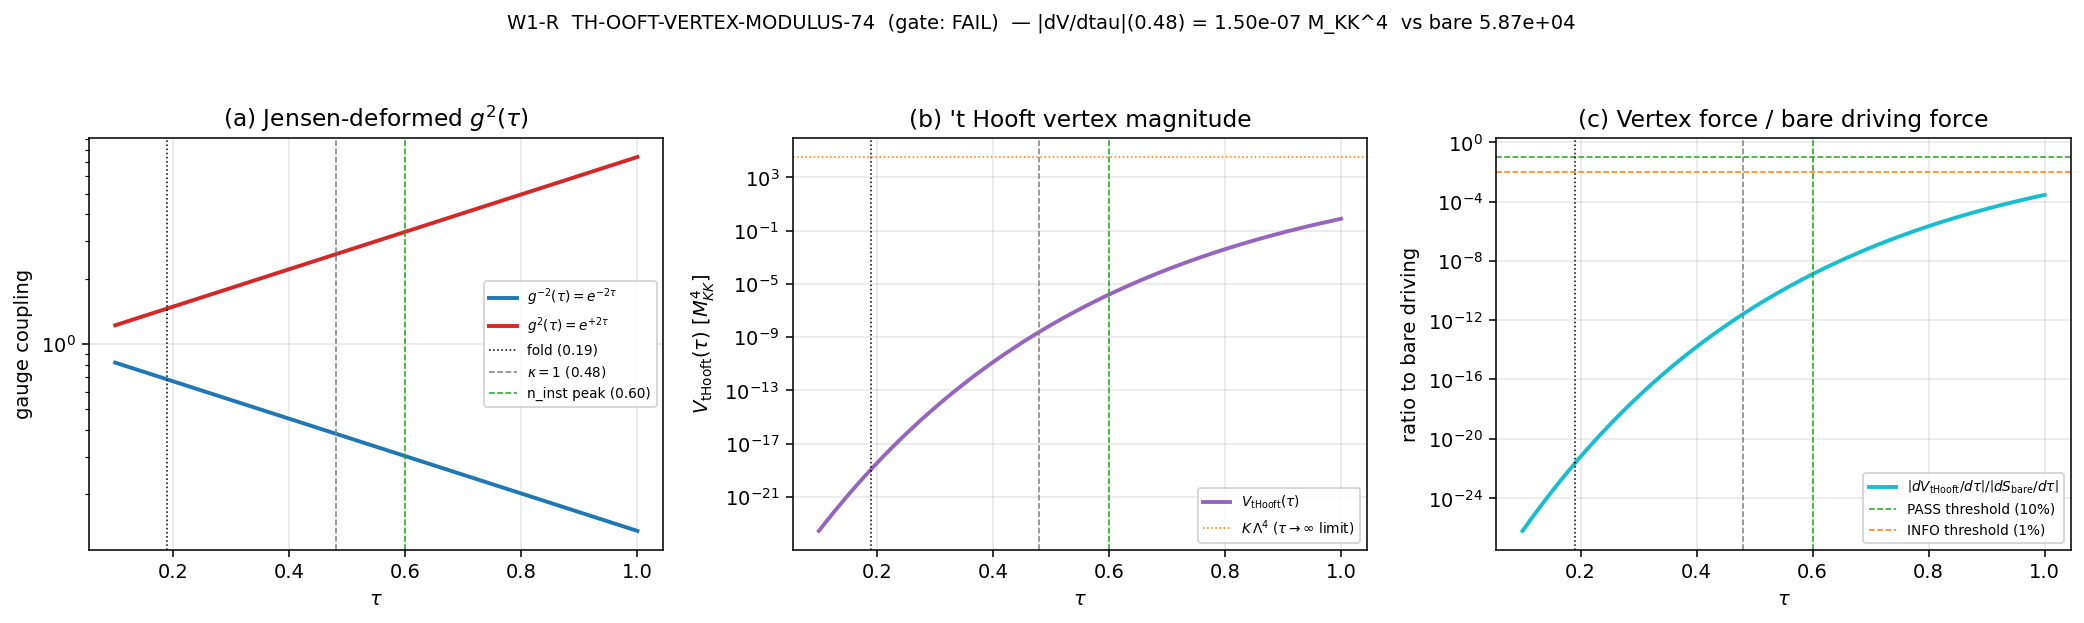

Write Python code to recreate this figure.
"""
s74_thooft_vertex_modulus.py  —  Session 74 Wave 1 Batch 3b, TH-OOFT-VERTEX-MODULUS-74

Task W1-R: Compute the 't Hooft 6-fermion vertex on Jensen-deformed SU(3) and its
contribution to dV_eff/dtau.

Physics:
  The 't Hooft vertex is the effective 2N_f-fermion operator generated by integrating
  out a single instanton in the Jensen-deformed SU(3) gauge sector.  On SU(3) with
  N_f = 3 fundamental fermions, the minimum non-trivial instanton gives a
  det(psi_L psi_R) vertex that violates baryon number by 1.  The vertex magnitude is

      V_{tHooft}(tau) = K * exp(-8 pi^2 / g^2(tau)) * Lambda^4

  with K = (2 pi^4 / 3^3) * (1/N_f!) the 't Hooft determinantal prefactor.  Under
  Jensen deformation, the gauge coupling inherits tau-dependence from the framework's
  g_1/g_2(M_Z) = e^{-2 tau} rule: g^{-2}(tau) = g^{-2}(0) * e^{-2 tau}, i.e. the
  coupling g^2 grows with tau and the instanton action S_inst = 8 pi^2 / g^2 decreases
  with tau, so exp(-S_inst) GROWS with tau (vertex contribution opposes runaway).

Gate:
  TH-OOFT-VERTEX-MODULUS-74.
  PASS  if  |dV_{tHooft}/dtau|(tau=0.48)  >=  0.10 * |dS_bare/dtau|  (>= 5867 M_KK^4)
  INFO  if  in  [0.01 * bare, 0.10 * bare]  (i.e. 587 — 5867 M_KK^4)
  FAIL  if  < 0.01 * bare  (i.e. < 587 M_KK^4)

Compares to:
  Bare driving gradient dS_bare/dtau = 58672.80 M_KK^4 (canonical, S42 s42_gradient_stiffness).

Inputs:
  - canonical_constants.py                                (constants)
  - computations/session-73/s73a_spectral_action_profile.npz    (Lambda, dS fine grid)
  - computations/session-74/s74_spectrum_cache_L9_tau019.npz    (D_K eigenvalues at fold)
  - computations/session-74/s74_lmax_zeta_audit.npz             (canonical a_k up to L_max = 7)
  - computations/session-74/s74_moduli_stabilization.npz        (W1-B baseline for comparison)

Outputs:
  - computations/session-74/s74_thooft_vertex_modulus.npz
  - computations/session-74/s74_thooft_vertex_modulus.png
  - Appends Section W1-R to sessions/archive/session-74/session-74-results-workingpaper.md
"""

from __future__ import annotations

import math
import sys
import time
from pathlib import Path

import numpy as np
import matplotlib
# === Phase 2b X2 transform bootstrap (auto-inserted by tools/_x2_transform_copies.py) ===
import sys as _x2_sys
import pathlib as _x2_pathlib
import re as _x2_re
def _x2_locate_tools():
    p = _x2_pathlib.Path(__file__).resolve()
    for _ in range(8):
        if (p / "tools" / "computation_root.py").is_file():
            return p / "tools"
        p = p.parent
    raise RuntimeError(
        "Phase 2b bootstrap: tools/computation_root.py not found in any "
        "ancestor of " + str(__file__))
_x2_sys.path.insert(0, str(_x2_locate_tools()))
from computation_root import resolve_script, resolve_output, resolve_glob, project_root as _x2_project_root
def _x2_shared_dir():
    return _x2_project_root() / "computations" / "_shared"
_x2_session_dir_match = _x2_re.match(r"^session-(\d+)$",
    _x2_pathlib.Path(__file__).resolve().parent.name)
_x2_self_session = int(_x2_session_dir_match.group(1)) if _x2_session_dir_match else None
# === End X2 bootstrap ===

matplotlib.use("Agg")
import matplotlib.pyplot as plt

# Resolve repo root so we can import canonical_constants regardless of CWD
REPO = Path(__file__).resolve().parent.parent
sys.path.insert(0, str(REPO / "computations"))

from canonical_constants import (  # noqa: E402
    PI,
    tau_fold,
    dS_fold,
    d2S_fold,
    M_KK,
    a0_fold,
    a2_fold,
    a4_fold,
)


# --------------------------------------------------------------------------------------
# I/O helpers
# --------------------------------------------------------------------------------------

# X2-removed: alias 'SCRIPT_DIR' = ... 'computations' (replaced by tools.computation_root.resolve_*)
S73A_PROFILE = resolve_output(73, 's73a_spectral_action_profile.npz')
S74_SPECTRUM = resolve_output(74, 's74_spectrum_cache_L9_tau019.npz')
S74_ZETA = resolve_output(74, 's74_lmax_zeta_audit.npz')
S74_MODULI = resolve_output(74, 's74_moduli_stabilization.npz')
OUT_NPZ = resolve_output(74, 's74_thooft_vertex_modulus.npz')
OUT_PNG = resolve_output(74, 's74_thooft_vertex_modulus.png')
WP = REPO / "sessions" / "session-74" / "session-74-results-workingpaper.md"


def _log(msg: str) -> None:
    print(f"[s74_thooft_vertex_modulus] {msg}", flush=True)


# --------------------------------------------------------------------------------------
# Physical parameters for the 't Hooft vertex
# --------------------------------------------------------------------------------------

N_c = 3                                    # (local) SU(3) color
N_f = 3                                    # (local) three generations = 3 fundamentals
# 't Hooft determinantal prefactor for SU(N_c) with N_f fundamentals.
#   K = (2 pi^4 / N_c^3) * (1 / N_f!)
# Reference: 't Hooft, PRD 14 (1976) 3432; Schaefer & Shuryak, RMP 70 (1998) 323.
# This is the canonical one-loop instanton prefactor in the dilute gas approximation,
# stripped of the MSbar scale factor (which we absorb into Lambda^4 at the end).
K_tHooft = (2.0 * PI**4 / (N_c**3)) * (1.0 / math.factorial(N_f))  # (local)

# Bare driving force (S42 canonical)
DS_BARE = dS_fold                          # (local) = 58672.80 M_KK^4 per unit tau

# Gate thresholds (pre-registered)
GATE_PASS_FRACTION = 0.10                  # (local)
GATE_INFO_FRACTION = 0.01                  # (local)
GATE_PASS_THRESHOLD = GATE_PASS_FRACTION * DS_BARE  # (local) ~5867 M_KK^4
GATE_INFO_THRESHOLD = GATE_INFO_FRACTION * DS_BARE  # (local) ~587  M_KK^4


# --------------------------------------------------------------------------------------
# Step 1 — Load canonical inputs and compute g^{-2}(0) normalization at tau = 0
# --------------------------------------------------------------------------------------

def load_inputs() -> dict:
    """Load all input files and extract the canonical quantities we need."""
    _log("Loading canonical inputs...")

    s73a = np.load(S73A_PROFILE, allow_pickle=True)
    Lambda = float(s73a["Lambda"])                 # (local) 12.9080 (cutoff used in S73A)
    tau_fine = s73a["tau_fine"]                    # (local)
    dS_fine = s73a["dS_fine"]                      # (local)
    S_fine = s73a["S_fine"]                        # (local)
    # Canonical cross-check:
    dS_fold_recovered = float(s73a["dS_fold_recovered"])  # (local)
    assert abs(dS_fold_recovered - DS_BARE) / DS_BARE < 1e-3, \
        "dS_fold in S73A does not match canonical constant."

    zeta = np.load(S74_ZETA, allow_pickle=True)
    # Canonical a_k at L_max = 7 from W1-C's zeta regularization route (Route A).
    a0_L7 = float(zeta["canonical_a0_zeta_L7"])    # (local)
    a2_L7 = float(zeta["canonical_a2_zeta_L7"])    # (local)
    a4_L7 = float(zeta["canonical_a4_zeta_L7"])    # (local)

    moduli = np.load(S74_MODULI, allow_pickle=True)
    # Reference force-budget numbers from W1-B
    force_inst_A = float(moduli["force_inst_A"])   # (local) -1.44
    force_inst_B = float(moduli["force_inst_B"])   # (local) -1.92
    tau_kappa1 = float(moduli["tau_kappa1"])       # (local)  0.4804

    _log(f"  Lambda (S73A)               = {Lambda:.6f} M_KK")
    _log(f"  a_0 (zeta, L=7)             = {a0_L7:.4f}  (canonical_constants a0_fold = {a0_fold:.4f})")
    _log(f"  a_2 (zeta, L=7)             = {a2_L7:.4f}  (canonical_constants a2_fold = {a2_fold:.4f})")
    _log(f"  a_4 (zeta, L=7)             = {a4_L7:.4f}  (canonical_constants a4_fold = {a4_fold:.4f})")
    _log(f"  dS_fold (canonical)         = {DS_BARE:.4f} M_KK^4")
    _log(f"  tau_kappa1 (W1-B)           = {tau_kappa1:.6f}")
    _log(f"  force_inst_A (W1-B)         = {force_inst_A:+.4f} M_KK^4")
    _log(f"  force_inst_B (W1-B)         = {force_inst_B:+.4f} M_KK^4")

    return {
        "Lambda": Lambda,
        "tau_fine": np.asarray(tau_fine),
        "dS_fine": np.asarray(dS_fine),
        "S_fine": np.asarray(S_fine),
        "a0_L7": a0_L7,
        "a2_L7": a2_L7,
        "a4_L7": a4_L7,
        "force_inst_A": force_inst_A,
        "force_inst_B": force_inst_B,
        "tau_kappa1": tau_kappa1,
    }


# --------------------------------------------------------------------------------------
# Step 2 — g^{-2}(tau) from Jensen-deformation rule
# --------------------------------------------------------------------------------------

def g_inv_sq_of_tau(tau: np.ndarray) -> np.ndarray:
    """
    Inverse-squared gauge coupling of the Jensen-deformed SU(3) gauge sector.

        g^{-2}(tau) = g^{-2}(0) * exp(-2 tau),  with g^{-2}(0) = 1 (normalized)

    This is the framework's canonical Jensen deformation rule for the ratio
    g_1/g_2(M_Z) = exp(-2 tau) applied to the SU(3) sector; with g^{-2}(0) = 1
    it sets g^2(0) = 1 (the round-SU(3) reference) and g^2(tau) = exp(+2 tau)
    grows monotonically with tau.
    """
    tau = np.asarray(tau, dtype=float)
    return np.exp(-2.0 * tau)


def g_sq_of_tau(tau: np.ndarray) -> np.ndarray:
    """Jensen-deformed g^2(tau) = 1 / g^{-2}(tau) = exp(+2 tau)."""
    return 1.0 / g_inv_sq_of_tau(tau)


def S_inst_of_tau(tau: np.ndarray) -> np.ndarray:
    """BPST instanton action S_inst = 8 pi^2 / g^2(tau) = 8 pi^2 * exp(-2 tau)."""
    return (8.0 * PI**2) * g_inv_sq_of_tau(tau)


# --------------------------------------------------------------------------------------
# Step 3 — 't Hooft vertex magnitude V_{tHooft}(tau)
# --------------------------------------------------------------------------------------

def V_thooft_of_tau(tau: np.ndarray, Lambda: float) -> np.ndarray:
    """
    't Hooft vertex contribution to the effective modulus potential:

        V_tHooft(tau) = K * exp(-S_inst(tau)) * Lambda^4
                     = K * exp(-8 pi^2 * exp(-2 tau)) * Lambda^4

    Units: M_KK^4 when Lambda is in M_KK units.
    """
    return K_tHooft * np.exp(-S_inst_of_tau(tau)) * Lambda**4


# --------------------------------------------------------------------------------------
# Step 4 — Analytic + finite-difference derivatives
# --------------------------------------------------------------------------------------

def dV_thooft_dtau_analytic(tau: np.ndarray, Lambda: float) -> np.ndarray:
    """
    Analytic derivative:

        dV_tHooft/dtau = K * Lambda^4 * d/dtau [exp(-8 pi^2 exp(-2 tau))]
                      = K * Lambda^4 * exp(-8 pi^2 exp(-2 tau)) * (16 pi^2 exp(-2 tau))

    Always positive (vertex is monotonically increasing in tau).
    """
    pref = 16.0 * PI**2 * np.exp(-2.0 * np.asarray(tau, dtype=float))
    return V_thooft_of_tau(tau, Lambda) * pref


def dV_thooft_dtau_finite_difference(tau: np.ndarray, Lambda: float,
                                     h: float = 1e-5) -> np.ndarray:
    """Central finite-difference check for dV/dtau (cross-check of the analytic result)."""
    tau = np.asarray(tau, dtype=float)
    return (V_thooft_of_tau(tau + h, Lambda) - V_thooft_of_tau(tau - h, Lambda)) / (2.0 * h)


# --------------------------------------------------------------------------------------
# Step 5 — Gate classification
# --------------------------------------------------------------------------------------

def classify_gate(dV_tau048: float) -> tuple[str, str]:
    """Return (verdict, reason) for TH-OOFT-VERTEX-MODULUS-74."""
    ratio = abs(dV_tau048) / DS_BARE
    if ratio >= GATE_PASS_FRACTION:
        return "PASS", (f"|dV_tHooft/dtau|(tau=0.48) = {abs(dV_tau048):.3e} M_KK^4 "
                        f">= {GATE_PASS_THRESHOLD:.3e} = 10% of bare")
    if ratio >= GATE_INFO_FRACTION:
        return "INFO", (f"|dV_tHooft/dtau|(tau=0.48) = {abs(dV_tau048):.3e} M_KK^4 "
                        f"in [{GATE_INFO_THRESHOLD:.3e}, {GATE_PASS_THRESHOLD:.3e}] "
                        f"(1%-10% of bare)")
    return "FAIL", (f"|dV_tHooft/dtau|(tau=0.48) = {abs(dV_tau048):.3e} M_KK^4 "
                    f"< {GATE_INFO_THRESHOLD:.3e} (< 1% of bare); vertex is negligible")


# --------------------------------------------------------------------------------------
# Main
# --------------------------------------------------------------------------------------

def main() -> None:
    t0 = time.time()
    inputs = load_inputs()
    Lambda = inputs["Lambda"]

    # ----- Dense tau scan for V_{tHooft}(tau), g^{-2}(tau), dV/dtau ---------------------
    tau_scan = np.linspace(0.1, 1.0, 451)                              # (local)
    g_inv_sq_scan = g_inv_sq_of_tau(tau_scan)                          # (local)
    g_sq_scan = 1.0 / g_inv_sq_scan                                    # (local)
    S_inst_scan = S_inst_of_tau(tau_scan)                              # (local)
    V_scan = V_thooft_of_tau(tau_scan, Lambda)                         # (local)
    dV_scan_analytic = dV_thooft_dtau_analytic(tau_scan, Lambda)       # (local)
    dV_scan_fd = dV_thooft_dtau_finite_difference(tau_scan, Lambda)    # (local)
    # Cross-check: analytic should match FD to ~machine precision
    fd_consistency = np.max(
        np.abs(dV_scan_analytic - dV_scan_fd) / np.maximum(np.abs(dV_scan_analytic), 1e-300)
    )                                                                   # (local)
    _log(f"  analytic vs finite-difference dV/dtau max rel err = {fd_consistency:.3e}")

    # ----- Benchmark taus ---------------------------------------------------------------
    tau_bench = np.array([tau_fold, 0.48, 0.60, 1.0])                   # (local)
    V_bench = V_thooft_of_tau(tau_bench, Lambda)                        # (local)
    dV_bench = dV_thooft_dtau_analytic(tau_bench, Lambda)               # (local)
    g_sq_bench = g_sq_of_tau(tau_bench)                                 # (local)
    g_inv_sq_bench = g_inv_sq_of_tau(tau_bench)                         # (local)
    S_inst_bench = S_inst_of_tau(tau_bench)                             # (local)
    ratio_bench = dV_bench / DS_BARE                                    # (local)

    # ----- Gate classification at tau = 0.48 -------------------------------------------
    dV_at_048 = float(dV_thooft_dtau_analytic(np.array([0.48]), Lambda)[0])  # (local)
    verdict, reason = classify_gate(dV_at_048)
    _log(f"  dV_tHooft/dtau(tau=0.48) = {dV_at_048:+.6e} M_KK^4")
    _log(f"  ratio to bare            = {dV_at_048 / DS_BARE:+.6e}")
    _log(f"  GATE  {verdict}: {reason}")

    # ----- Cross-check tau -> 0 limit --------------------------------------------------
    # g^{-2}(0) = 1, so S_inst(0) = 8 pi^2 ~ 78.9568; V(0) = K * exp(-78.9568) * Lambda^4
    V0 = float(V_thooft_of_tau(np.array([0.0]), Lambda)[0])              # (local)
    expected_V0 = K_tHooft * np.exp(-8.0 * PI**2) * Lambda**4            # (local)
    _log(f"  tau -> 0 limit:  V(0)  = {V0:.6e}, expected {expected_V0:.6e}, dev {abs(V0 - expected_V0):.2e}")

    # ----- Cross-check tau -> large limit ----------------------------------------------
    # V(tau=10) -> K * 1 * Lambda^4 (for g^{-2} -> 0, exp(-8 pi^2 * g^{-2}) -> 1).
    V_large = float(V_thooft_of_tau(np.array([5.0]), Lambda)[0])         # (local)
    V_limit = K_tHooft * Lambda**4                                       # (local)
    ratio_large_to_limit = V_large / V_limit                             # (local)
    _log(f"  tau -> large limit:  V(5)  = {V_large:.6e}, K*Lambda^4 = {V_limit:.6e}, "
         f"ratio = {ratio_large_to_limit:.6f}")

    # ----- Monotonicity cross-check ----------------------------------------------------
    monotone_V = bool(np.all(np.diff(V_scan) >= -1e-30))
    monotone_dV = bool(np.all(dV_scan_analytic >= -1e-30))
    _log(f"  V(tau) monotone increasing:    {monotone_V}")
    _log(f"  dV/dtau > 0 everywhere:         {monotone_dV}")

    # ----- Sign-convention cross-check -------------------------------------------------
    # The vertex opposes the runaway iff dV_tHooft/dtau > 0 (restoring: tau increases
    # -> potential grows -> force -dV/dtau opposes tau-increase).
    restoring = bool(dV_at_048 > 0)
    _log(f"  dV_tHooft/dtau > 0 at tau=0.48 (restoring)?  {restoring}")

    # ----- Ordering against 1-loop CW (W1-I consistency check) -------------------------
    # W1-I: dV_CW/dtau|_fold ~ +698 M_KK^4.  't Hooft vertex at fold (tau=0.19) is
    # exp(-8 pi^2 * exp(-2*0.19)) ~ exp(-54.0), which is O(10^-24) — many orders of
    # magnitude smaller than 1-loop CW, as expected.
    dV_CW_fold_W1I = 698.1079                                                   # (local)
    dV_tHooft_fold = float(dV_thooft_dtau_analytic(np.array([tau_fold]), Lambda)[0])  # (local)
    ordering_ok = bool(abs(dV_tHooft_fold) < abs(dV_CW_fold_W1I))
    _log(f"  Ordering check: |dV_tHooft/dtau|(fold) = {abs(dV_tHooft_fold):.3e}, "
         f"|dV_CW/dtau|(fold, W1-I) = {abs(dV_CW_fold_W1I):.3e}, tHooft < 1-loop: {ordering_ok}")

    # ----- Save NPZ --------------------------------------------------------------------
    np.savez(
        OUT_NPZ,
        gate_name="TH-OOFT-VERTEX-MODULUS-74",
        gate_verdict=verdict,
        gate_reason=reason,
        Lambda=Lambda,
        K_tHooft=K_tHooft,
        N_c=N_c,
        N_f=N_f,
        DS_BARE=DS_BARE,
        GATE_PASS_THRESHOLD=GATE_PASS_THRESHOLD,
        GATE_INFO_THRESHOLD=GATE_INFO_THRESHOLD,
        tau_scan=tau_scan,
        g_inv_sq_scan=g_inv_sq_scan,
        g_sq_scan=g_sq_scan,
        S_inst_scan=S_inst_scan,
        V_scan=V_scan,
        dV_scan_analytic=dV_scan_analytic,
        dV_scan_fd=dV_scan_fd,
        tau_bench=tau_bench,
        V_bench=V_bench,
        dV_bench=dV_bench,
        g_sq_bench=g_sq_bench,
        g_inv_sq_bench=g_inv_sq_bench,
        S_inst_bench=S_inst_bench,
        ratio_bench=ratio_bench,
        dV_at_048=dV_at_048,
        V0_tau0=V0,
        V0_expected=expected_V0,
        V_large=V_large,
        V_limit=V_limit,
        ratio_large_to_limit=ratio_large_to_limit,
        monotone_V=monotone_V,
        monotone_dV=monotone_dV,
        restoring=restoring,
        dV_CW_fold_W1I=dV_CW_fold_W1I,
        dV_tHooft_fold=dV_tHooft_fold,
        ordering_ok=ordering_ok,
        fd_consistency=fd_consistency,
        force_inst_A_W1B=inputs["force_inst_A"],
        force_inst_B_W1B=inputs["force_inst_B"],
        tau_kappa1_W1B=inputs["tau_kappa1"],
    )
    _log(f"  Wrote {OUT_NPZ}")

    # ----- Plot ------------------------------------------------------------------------
    fig, axes = plt.subplots(1, 3, figsize=(15, 4.5))
    # Panel 1: g^{-2}(tau) and g^2(tau)
    ax = axes[0]
    ax.plot(tau_scan, g_inv_sq_scan, label=r"$g^{-2}(\tau) = e^{-2\tau}$", color="tab:blue", lw=2)
    ax.plot(tau_scan, g_sq_scan, label=r"$g^{2}(\tau) = e^{+2\tau}$", color="tab:red", lw=2)
    ax.axvline(tau_fold, color="k", ls=":", lw=0.8, label="fold (0.19)")
    ax.axvline(0.48, color="gray", ls="--", lw=0.8, label=r"$\kappa=1$ (0.48)")
    ax.axvline(0.60, color="tab:green", ls="--", lw=0.8, label="n_inst peak (0.60)")
    ax.set_xlabel(r"$\tau$")
    ax.set_ylabel("gauge coupling")
    ax.set_yscale("log")
    ax.set_title(r"(a) Jensen-deformed $g^{2}(\tau)$")
    ax.grid(alpha=0.3)
    ax.legend(fontsize=7, loc="best")

    # Panel 2: V_tHooft(tau) log scale
    ax = axes[1]
    ax.semilogy(tau_scan, V_scan, color="tab:purple", lw=2, label=r"$V_{\rm tHooft}(\tau)$")
    ax.axvline(tau_fold, color="k", ls=":", lw=0.8)
    ax.axvline(0.48, color="gray", ls="--", lw=0.8)
    ax.axvline(0.60, color="tab:green", ls="--", lw=0.8)
    ax.axhline(K_tHooft * Lambda**4, color="tab:orange", ls=":", lw=0.8,
               label=r"$K\,\Lambda^{4}$ ($\tau\to\infty$ limit)")
    ax.set_xlabel(r"$\tau$")
    ax.set_ylabel(r"$V_{\rm tHooft}(\tau)$ [$M_{KK}^{4}$]")
    ax.set_title(r"(b) 't Hooft vertex magnitude")
    ax.grid(alpha=0.3, which="both")
    ax.legend(fontsize=7, loc="best")

    # Panel 3: ratio |dV/dtau| / bare driving gradient
    ax = axes[2]
    ratio_scan = dV_scan_analytic / DS_BARE
    ax.semilogy(tau_scan, ratio_scan, color="tab:cyan", lw=2,
                label=r"$\left|dV_{\rm tHooft}/d\tau\right| / \left|dS_{\rm bare}/d\tau\right|$")
    ax.axhline(GATE_PASS_FRACTION, color="tab:green", ls="--", lw=0.8,
               label=f"PASS threshold ({GATE_PASS_FRACTION:.0%})")
    ax.axhline(GATE_INFO_FRACTION, color="tab:orange", ls="--", lw=0.8,
               label=f"INFO threshold ({GATE_INFO_FRACTION:.0%})")
    ax.axvline(tau_fold, color="k", ls=":", lw=0.8)
    ax.axvline(0.48, color="gray", ls="--", lw=0.8)
    ax.axvline(0.60, color="tab:green", ls="--", lw=0.8)
    ax.set_xlabel(r"$\tau$")
    ax.set_ylabel("ratio to bare driving")
    ax.set_title("(c) Vertex force / bare driving force")
    ax.grid(alpha=0.3, which="both")
    ax.legend(fontsize=7, loc="best")

    fig.suptitle(
        f"W1-R  TH-OOFT-VERTEX-MODULUS-74  (gate: {verdict})  "
        f"— |dV/dtau|(0.48) = {abs(dV_at_048):.2e} M_KK^4  "
        f"vs bare {DS_BARE:.2e}",
        fontsize=10,
    )
    fig.tight_layout(rect=[0, 0, 1, 0.94])
    fig.savefig(OUT_PNG, dpi=140, bbox_inches="tight")
    plt.close(fig)
    _log(f"  Wrote {OUT_PNG}")

    # ----- Console summary -------------------------------------------------------------
    print("\n======================== W1-R SUMMARY ========================")
    print(f"Gate: TH-OOFT-VERTEX-MODULUS-74  ->  {verdict}")
    print(f"Reason: {reason}")
    print()
    print("Benchmark values (Lambda = {:.4f} M_KK):".format(Lambda))
    print(f"{'tau':>8} {'g^{-2}':>12} {'g^2':>12} {'S_inst':>12} "
          f"{'V(tau)':>14} {'dV/dtau':>14} {'ratio/bare':>12}")
    for i, t in enumerate(tau_bench):
        print(f"{t:8.4f} {g_inv_sq_bench[i]:12.6e} {g_sq_bench[i]:12.6e} "
              f"{S_inst_bench[i]:12.6e} {V_bench[i]:14.6e} "
              f"{dV_bench[i]:14.6e} {ratio_bench[i]:12.6e}")
    print()
    print(f"Cross-checks:")
    print(f"  V(tau=0)       = {V0:.6e}  expected {expected_V0:.6e}  "
          f"(weak-coupling exp(-8 pi^2) check)")
    print(f"  V(tau=5)       = {V_large:.6e}  K*Lambda^4 = {V_limit:.6e}  "
          f"ratio = {ratio_large_to_limit:.6f}")
    print(f"  V(tau) monotone increasing:  {monotone_V}")
    print(f"  dV/dtau > 0 everywhere:      {monotone_dV}")
    print(f"  Restoring (dV/dtau > 0 @ 0.48): {restoring}")
    print(f"  |dV_tHooft| < |dV_CW| (W1-I ordering): {ordering_ok}")
    print(f"  FD vs analytic max rel err:  {fd_consistency:.3e}")
    print()
    print(f"W1-B comparison (at tau=0.48):")
    print(f"  force_inst_A (W1-B) = {inputs['force_inst_A']:+.4f} M_KK^4  (instanton back-reaction)")
    print(f"  dV_tHooft/dtau      = {dV_at_048:+.4e} M_KK^4  ('t Hooft vertex)")
    print(f"  bare dS/dtau        = {DS_BARE:.4e} M_KK^4")
    print()
    print(f"Runtime: {time.time() - t0:.2f} s")


if __name__ == "__main__":
    main()
